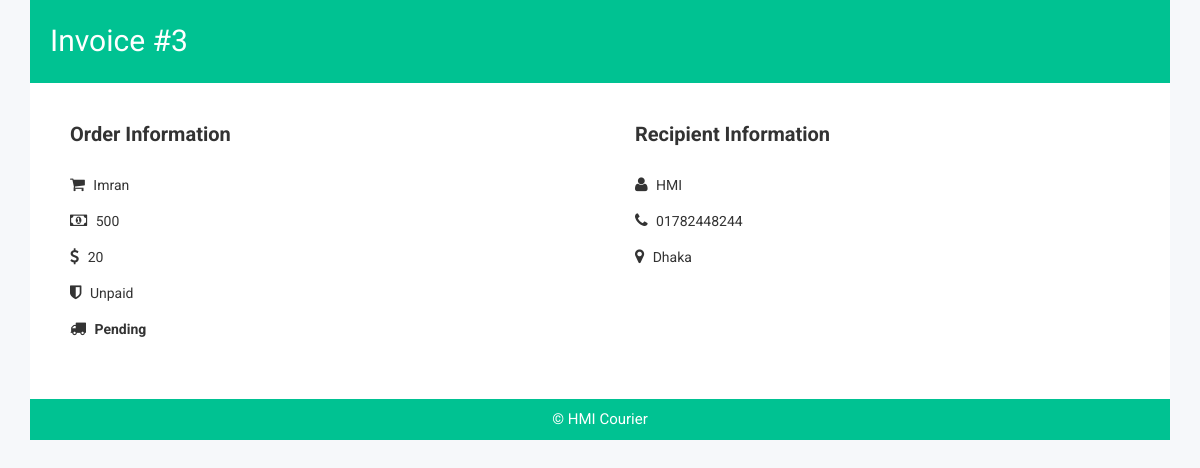
/invoice.php?id=15 (signed in), run on the app's committed database.
### tables this page shows
CREATE TABLE `orders` (
  `id` int(11) UNSIGNED NOT NULL,
  `item_name` varchar(50) NOT NULL DEFAULT '0',
  `store_id` int(11) UNSIGNED NOT NULL DEFAULT '0',
  `recipient` varchar(50) NOT NULL DEFAULT '',
  `recipient_number` varchar(50) DEFAULT NULL,
  `recipient_address` varchar(255) DEFAULT '',
  `amount` int(11) DEFAULT NULL,
  `fee` int(11) DEFAULT NULL,
  `payment_status` varchar(50) DEFAULT '',
  `status_id` int(11) UNSIGNED NOT NULL DEFAULT '0',
  `delivery_time` varchar(50) DEFAULT NULL,
  `created_at` varchar(50) DEFAULT '',
  `user_id` int(11) UNSIGNED NOT NULL DEFAULT '0'
);

CREATE TABLE `status` (
  `id` int(10) UNSIGNED NOT NULL,
  `name` varchar(50) NOT NULL DEFAULT '',
  `description` varchar(255) DEFAULT ''
);

### lib/Invoice.php (called while the page is built, shortened)
<?php
class Invoice extends Database
{
	function __construct()
	{
		$this->table = 'invoice';
		$this->userId = $_SESSION['userId'];
	}
}

### lib/Database.php (called while the page is built, shortened)
<?php
class Database
{
	public function connect()
	{
		$this->db_host = 'localhost';
		$this->db_user = 'root';
		$this->db_pass = '';
		$this->db_name = 'courier';
		$this->connect = mysqli_connect($this->db_host, $this->db_user, $this->db_pass, $this->db_name);
		if ($this->connect->connect_error) {
			echo "Connection failed: " . $this->connect->connect_error;
		} else {
			return $this->connect;
		}
	}
	public function find($id)
	{
		if (isset($this->userId)) {
			$this->query = "SELECT * FROM $this->table WHERE id=$id AND user_id='$this->userId'";
		} else {
			$this->query = "SELECT * FROM $this->table WHERE id=$id";
		}
		$this->result = mysqli_query($this->connect(), $this->query);
		$this->result = mysqli_fetch_assoc($this->result);
		return $this->result;
	}
	}

### lib/Controllers/InvoiceController.php (called while the page is built, shortened)
<?php
class InvoiceController extends Invoice
{
	public function view($id)
	{
		$this->data = $this->find($id);
		return $this->data;
	}
}

### lib/Order.php (called while the page is built, shortened)
<?php
class Order extends Database
{
	function __construct()
	{
		$this->table = 'orders';
		$this->userId = $_SESSION['userId'];
	}
}

### lib/Controllers/OrderController.php (called while the page is built, shortened)
<?php
class OrderController extends Order
{
	public function view($id)
	{
		$this->data = $this->find($id);
		return $this->data;
	}
}

### lib/Status.php (called while the page is built, shortened)
<?php
class Status extends Database
{
	function __construct()
	{
		$this->table = 'status';
	}
}

### lib/Controllers/StatusController.php (called while the page is built, shortened)
<?php
class StatusController extends Status
{
	public function view($id)
	{
		$this->data = $this->find($id);
		return $this->data;
	}
}

### core.php (called while the page is built, shortened)
<?php
$siteName="HMI Courier";
?>

### invoice.php (the view, shortened to what this page needs)
<?php
include_once('core.php');
if (!isset($_GET['id']) || empty($_GET['id'])) {
    header('Location: /accessControl.php');
} else {
    $invoice = new InvoiceController;
    $invoice = $invoice->view($_GET['id']);
    $order = new OrderController;
    $order = $order->view($invoice['order_id']);
    ?>
    <!doctype html>
    <html class="no-js" lang="">
    <head>
      <link rel="stylesheet" href="css/bootstrap.min.css">
      <link rel="stylesheet" href="css/font-awesome.min.css">
      <link rel="stylesheet" href="css/owl.carousel.css">
      <link rel="stylesheet" href="css/owl.theme.css">
      <link rel="stylesheet" href="css/owl.transitions.css">
      <link rel="stylesheet" href="css/meanmenu/meanmenu.min.css">
      <link rel="stylesheet" href="css/animate.css">
      <link rel="stylesheet" href="css/normalize.css">
      <link rel="stylesheet" href="css/scrollbar/jquery.mCustomScrollbar.min.css">
      <link rel="stylesheet" href="css/notika-custom-icon.css">
      <link rel="stylesheet" href="css/wave/waves.min.css">
      <link rel="stylesheet" href="css/wave/button.css">
      <link rel="stylesheet" href="css/main.css">
      <link rel="stylesheet" href="style.css">
      <link rel="stylesheet" href="css/responsive.css">
        <link rel="stylesheet" href="css/jquery.dataTables.min.css">
            <link rel="stylesheet" href="css/dialog/sweetalert2.min.css">
            <link rel="stylesheet" href="css/dialog/dialog.css">
            <link rel="stylesheet" href="css/bootstrap-select/bootstrap-select.css">
        </head>
        <body>
          <div class="container">
            <div style="padding: 20px; background-color: #00C292; color: white;font-size: 30px;"> Invoice #<?php echo $order['id']; ?></div>
            <div class="contact-form sm-res-mg-t-30 tb-res-mg-t-30 tb-res-mg-t-0">
                <div class="row">
                    <div class="col-lg-6 col-md-6 col-sm-6 col-xs-6">
                        <div class="contact-inner">
                            <div class="contact-hd widget-ctn-hd">
                                <h2>Order Information</h2>
                            </div>
                            <div class="contact-dt">
                                <ul class="contact-list widget-contact-list">
                                    <li><i class="fa fa-shopping-cart"></i> <?php echo $order['item_name'];?></li>
                                    <li><i class="fa fa-money"></i> <?php echo $order['amount'];?></li>
                                    <li><i class="fa fa-dollar"></i> <?php echo $order['fee'];?></li>
                                    <li><i class="fa fa-shield"></i> <?php echo $order['payment_status'];?></li>
                                    <li><i class="fa fa-truck"></i> <b><?php $status = new StatusController; $status = $status->view($order['status_id']); echo $status['name'];?></b></li>
                                </ul>
                            </div>
                        </div>
                    </div>
                    <div class="col-lg-6 col-md-6 col-sm-6 col-xs-6">
                        <div class="contact-inner">
                            <div class="contact-hd widget-ctn-hd">
                                <h2>Recipient Information</h2>
                            </div>
                            <div class="contact-dt">
                                <ul class="contact-list widget-contact-list">
                                    <li><i class="fa fa-user"></i> <?php echo $order['recipient']; ?></li>
                                    <li><i class="fa fa-phone"></i> <?php echo $order['recipient_number']; ?></li>
                                    <li><i class="fa fa-map-marker"></i> <?php echo $order['recipient_address']; ?></li>
                                </ul>
                            </div>
                        </div>
                    </div>
                </div>
            </div>
            <div style="padding: 10px; background-color: #00C292; color: white;font-size: 15px;text-align: center;"> &copy <?php echo $siteName; ?></div>
            <?php } ?>

### css/main.css (style rules this page uses)
html { color: #222; font-size: 1em; line-height: 1.4; }

### data on the page
orders: id "3", item_name "Imran", amount "500", fee "20", payment_status "Unpaid", recipient "HMI", recipient_number "01782448244", recipient_address "Dhaka"
status: name "Pending"

### other printed values
$siteName "HMI Courier"
